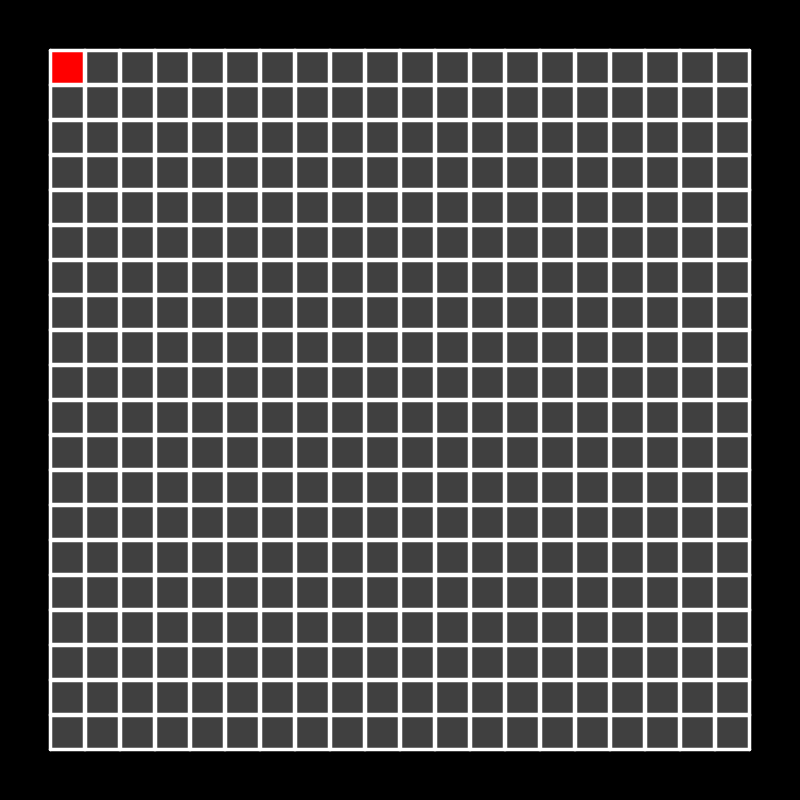
Frame 1 (no input)
Frame 60 (the mouse pressed at the canvas centre just before this capture): identical to frame 1, image omitted
Frame 120 (the mouse held since frame 60 and released just before this capture): identical to frame 1, image omitted

The Processing sketch that drew this single still picture (run headless with seeded random() and noise(); from frame 60 on, the mouse is pressed at the canvas centre):

// Processing sketch: Maze_Escape
// ── Maze_Escape.pde
Block[][] block;
float angle = 0;
PVector initialPos;
int maxRows = 20;
int maxCols = 20;
PVector walker;
PVector[] walkerHist;
int cont = 0;
boolean finish = false;
boolean play = false;
ArrayList<PVector> bestPath = new ArrayList<PVector>();
boolean bestPathDefined = false;

void setup()
{
  size(800, 800);

  initialPos = new PVector(0, 0);
  walker = new PVector(0, 0);
  walkerHist = new PVector[maxCols*maxRows];

  block = new Block[maxCols][maxRows];

  for (int row = 0; row < maxRows; row++)
  {
    for (int col = 0; col < maxCols; col++)
    {
      block[col][row] = new Block(col, row);
    }
  }

  for (int i = 0; i < walkerHist.length; i++)
  {
    walkerHist[i] = new PVector(0, 0);
  }
}

void draw()
{
  background(0);

  boolean showProcess = true;

  if (play)
  {
    if (showProcess)
    {
      if (!finish)
      {
        walk();
      }
    } else
    {
      while (!finish)
      {
        walk();
      }
    }
  }

  if (finish)
  {
    int size = (width - 100) / maxCols;

    noFill();
    strokeWeight(size/5);
    stroke(255, 0, 0);

    float x, y;

    beginShape();

    for (int i=0; i<bestPath.size()-1; i++)
    {
      x = block[(int)bestPath.get(i).x][(int)bestPath.get(i).y].pos.x + size/2;
      y = block[(int)bestPath.get(i).x][(int)bestPath.get(i).y].pos.y + size/2;

      vertex(x, y);
    }

    endShape(OPEN);
  }

  for (int row = 0; row < maxRows; row++)
  {
    for (int col = 0; col < maxCols; col++)
    {
      block[col][row].show();
    }
  }
}

void walk()
{
  boolean moveLeft = false;
  boolean moveRight = false;
  boolean moveUp = false;
  boolean moveDown = false;

  if (walker.x>0)
  {
    if (block[(int)walker.x-1][(int)walker.y].isolated)
    {
      moveLeft = true;
    }
  }

  if (walker.x<maxCols-1)
  {
    if (block[(int)walker.x+1][(int)walker.y].isolated)
    {
      moveRight = true;
    }
  }

  if (walker.y>0)
  {
    if (block[(int)walker.x][(int)walker.y-1].isolated)
    {
      moveUp = true;
    }
  }

  if (walker.y<maxRows-1)
  {
    if (block[(int)walker.x][(int)walker.y+1].isolated)
    {
      moveDown = true;
    }
  }

  if (moveLeft || moveRight || moveUp || moveDown)
  {
    // EXPLORING THE GRID

    boolean valido;
    int direcao;

    do
    {
      valido = true;
      direcao = (int)random(4);

      switch(direcao)
      {
      case 0:
        if (!moveLeft) {
          valido = false;
        }
        break;

      case 1:
        if (!moveRight) {
          valido = false;
        }
        break;

      case 2:
        if (!moveUp) {
          valido = false;
        }
        break;

      case 3:
        if (!moveDown) {
          valido = false;
        }
        break;
      }
    }
    while (!valido);

    block[(int)walker.x][(int)walker.y].isolated = false;
    block[(int)walker.x][(int)walker.y].update(direcao);
    block[(int)walker.x][(int)walker.y].isolated = false;

    if (!bestPathDefined && walker.x == maxCols-1 && walker.y == maxRows-1)
    {
      for (int i=0; i<=cont+1; i++)
      {
        bestPath.add(walkerHist[i]);
      }

      bestPathDefined = true;
    }
  } else
  {
    if (cont == 0)
    {
      // FINISH PROCESS
      walker = new PVector(maxCols, maxRows);
      block[0][0].up = false;
      block[maxCols-1][maxRows-1].down = false;
      finish = true;
    } else
    {
      // WALKING BACK IN THE GRID
      cont--;
      walker = new PVector(walkerHist[cont].x, walkerHist[cont].y);
    }
  }
}

void keyPressed()
{
  if (key == ' ')
  {
    play = true;
  } else
  {
    play = false;
  }
}
// ── Block.pde
class Block
{
  PVector pos, index;
  boolean up = true, down = true, left = true, right = true, isolated = true;
  float size = (width - 100) / maxCols;

  Block(int x, int y)
  {
    this.index = new PVector(x, y);
    this.pos = new PVector(50+size*x, 50+size*y);
  }

  void update(int direcao)
  {
    switch(direcao)
    {
    case 0:
      walker.x--;
      block[(int)this.index.x][(int)this.index.y].left = false;
      block[(int)walker.x][(int)walker.y].right = false;
      break;

    case 1:
      walker.x++;
      block[(int)this.index.x][(int)this.index.y].right = false;
      block[(int)walker.x][(int)walker.y].left = false;
      break;

    case 2:
      walker.y--;
      block[(int)this.index.x][(int)this.index.y].up = false;
      block[(int)walker.x][(int)walker.y].down = false;
      break;

    case 3:
      walker.y++;
      block[(int)this.index.x][(int)this.index.y].down = false;
      block[(int)walker.x][(int)walker.y].up = false;
      break;
    }

    cont++;
    walkerHist[cont] = new PVector(walker.x, walker.y);

    
  }

  void show()
  {
    if (!this.left || !this.right || !this.up || !this.down)
    {
      this.isolated = false;
    }
    
    pushMatrix();

    rotate(angle);
    translate(initialPos.x + this.pos.x, initialPos.y + this.pos.y);

    noStroke();

    if (this.isolated)
    {
      fill(64);
      rect(0, 0, this.size, this.size);
    }

    if (this.index.x == walker.x && this.index.y == walker.y)
    {
      fill(255, 0, 0);
      rect(0, 0, this.size, this.size);
    }

    strokeWeight(this.size/10);
    stroke(255);
    noFill();
    
    int excesso = 1;
    
    if (left) {
      line(0, 0, 0, this.size-excesso);
    }
    if (right) {
      line(this.size-excesso, 0, this.size-excesso, this.size-excesso);
    }
    if (up) {
      line(0, 0, this.size-excesso, 0);
    }
    if (down) {
      line(0, this.size-excesso, this.size-excesso, this.size-excesso);
    }

    popMatrix();
  }
}
